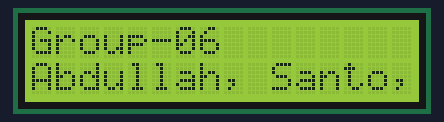
Bench run of a sketch on a simulated Arduino Uno, built with avr-gcc and run on an emulated ATmega328P. Shown: 16×2 character LCD.

Above: at 0.24 s.
At 2.45 s:
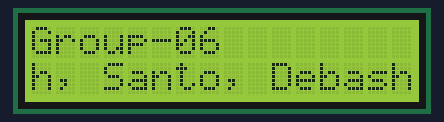
At 4.98 s:
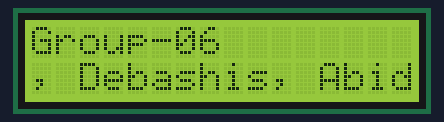
At 7.5 s:
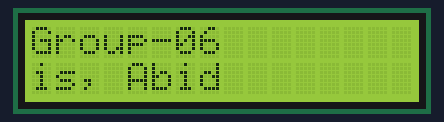
At 9.9 s:
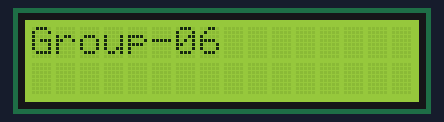
At 16.02 s:
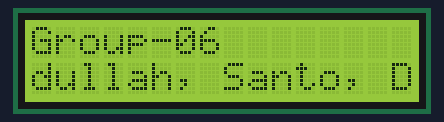

Measured:
- by itself, everything shown: repeats every 15.2 s, in 32 steps
- what the display in image 4 shows lasts 5.3 s, from 9.9 s to 15.2 s

The sketch:

printGroupAndMemberNameInLcd.ino
```cpp
#include <Wire.h>
#include <LiquidCrystal_I2C.h>

// Define the LCD I2C address (usually 0x27 or 0x3F)
LiquidCrystal_I2C lcd(0x27, 16, 2);  // Change 0x27 if necessary

const char* scrollingText = "Abdullah, Santo, Debashis, Abid "; // Add spaces to clear the display
const int textLength = 16; // Length of the LCD display

void setup() {
  // Initialize the LCD
  lcd.begin(16, 2);
  lcd.backlight();  // Turn on the backlight (optional)

  // Print Group-06 on the first line
  lcd.setCursor(0, 0);  // Set cursor to column 0, row 0
  lcd.print("Group-06");
}

void loop() {
  // Loop through the scrolling text to create a scrolling effect
  for (int position = 0; position < strlen(scrollingText) + textLength; position++) {
    lcd.setCursor(0, 1); // Set cursor to the second row (row 1)

    // Display the part of the scrolling text that fits the display
    for (int i = 0; i < textLength; i++) {
      // Check if the character is within the bounds of the scrolling text
      if (i + position < strlen(scrollingText)) {
        lcd.print(scrollingText[i + position]);  // Print the current character
      } else {
        lcd.print(' ');  // Print space if outside the bounds of the scrolling text
      }
    }

    delay(300);  // Adjust delay for speed of scrolling
  }
}
```
